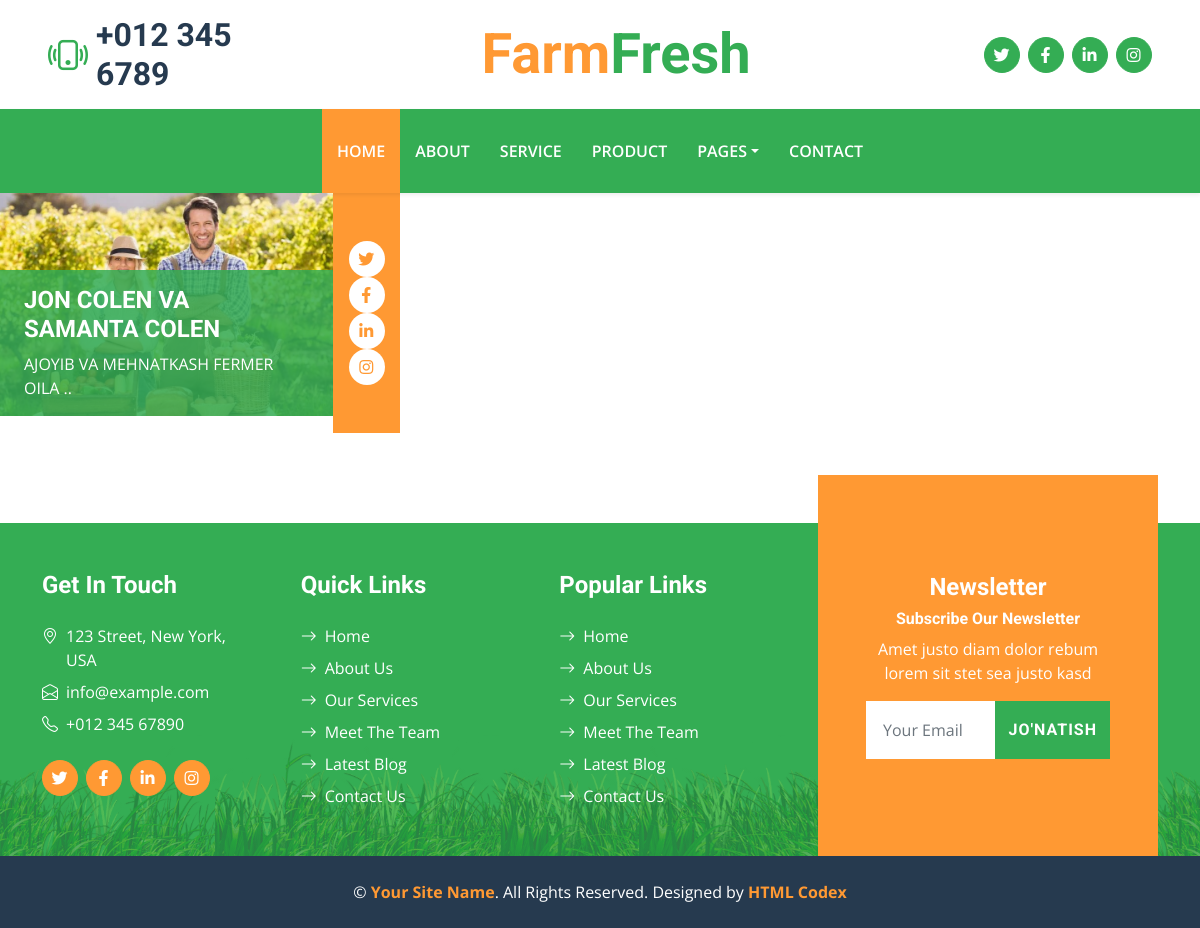
/wes/1, run on the app's committed database.
### blog/models.py (models this page shows, shortened)
class We(models.Model):
    name = models.CharField(max_length=200)
    img = models.ImageField(upload_to='about/img')
    bio = models.TextField()

### blog/views.py (the view)
# urls.py: path('wes/<int:id>', wesdetailview, name='wesDetail'),
def wesdetailview(request,id):
    try:
        wes=We.objects.get(id=id)
        context = {
            "wes":wes
        }
    except wes.DoesNotExist:
        raise Http404("No wes found")
    return render(request,"wes_Detail.html",context=context)

### templates/wes_Detail.html
{% extends 'base.html' %}
{% load static %}
{% block content %}
<div class="col-lg-4 col-md-6">
                    <div class="row g-0">
                        <div class="col-10">
                            <div class="position-relative">
                                <img class="img-fluid w-100" src={{wes.img.url}} alt="">
                                <div class="position-absolute start-0 bottom-0 w-100 py-3 px-4" style="background: rgba(52, 173, 84, .85);">
                                    <h4 class="text-white">{{wes.name}}</h4>
                                    <span class="text-white">{{wes.bio}}</span>
                                </div>
                            </div>
                        </div>
                        <div class="col-2">
                            <div class="h-100 d-flex flex-column align-items-center justify-content-around bg-secondary py-5">
                                <a class="btn btn-square rounded-circle bg-white" href="#"><i class="fab fa-twitter text-secondary"></i></a>
                                <a class="btn btn-square rounded-circle bg-white" href="#"><i class="fab fa-facebook-f text-secondary"></i></a>
                                <a class="btn btn-square rounded-circle bg-white" href="#"><i class="fab fa-linkedin-in text-secondary"></i></a>
                                <a class="btn btn-square rounded-circle bg-white" href="#"><i class="fab fa-instagram text-secondary"></i></a>
                            </div>
                        </div>
                    </div>
                </div>
{% endblock content %}

### static/css/style.css (style rules this page uses)
:root { --primary: #34AD54; --secondary: #FF9933; --light: #F6FFF2; --dark: #263A4F; }
.btn { font-family: 'Roboto', sans-serif; letter-spacing: 1px; font-weight: 700; transition: .5s; }
.btn-square { width: 36px; height: 36px; }
.btn-square, .btn-sm-square, .btn-lg-square { padding-left: 0; padding-right: 0; text-align: center; }

### templates/base.html (style rules this page uses)
:root { --primary: #34AD54; --secondary: #FF9933; --light: #F6FFF2; --dark: #263A4F; }
.btn { font-family: 'Roboto', sans-serif; letter-spacing: 1px; font-weight: 700; transition: .5s; }
.btn-square { width: 36px; height: 36px; }
.btn-square, .btn-sm-square, .btn-lg-square { padding-left: 0; padding-right: 0; text-align: center; }

### data on the page
We: img (picture), name "JON COLEN VA SAMANTA COLEN", bio "AJOYIB VA MEHNATKASH FERMER OILA .."
